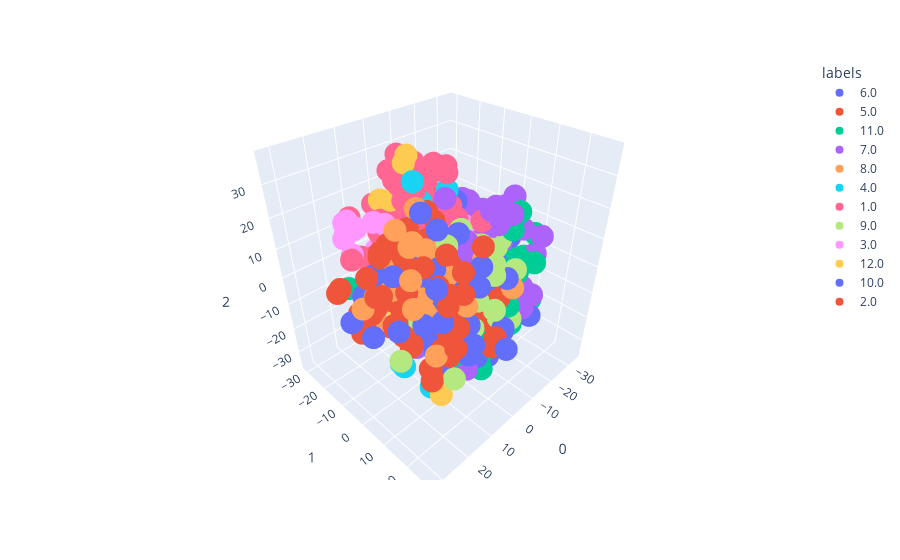

Notebook code cell kept with this figure:
### Code cell
checkpoint = '/home/woody/iwfa/iwfa028h/dev/faps/data/trained_models/SimCLR/lightning_logs/version_584360/checkpoints/epoch=474-step=4275.ckpt'

MODEL_NAME = 'simclr'
MODE = 'test'
BATCH_SIZE = 64

ssm = pl_bolts.models.self_supervised.SimCLR.load_from_checkpoint(checkpoint)

transforms = transform_factory(MODEL_NAME, MODE)

data = data_factory(
    'icdar',
    '/home/woody/iwfa/iwfa028h/dev/faps/data/ICDAR2017_CLaMM_Training',
    '/home/woody/iwfa/iwfa028h/dev/faps/data/ICDAR2017_CLaMM_Training/@ICDAR2017_CLaMM_Training.csv',
    transforms,
    'train',
    BATCH_SIZE,
    collate_fn=None,
    num_cpus=None
)

plot_features(
    ssm,
    data.get('train'),
    2048,
    BATCH_SIZE,
    500
)
